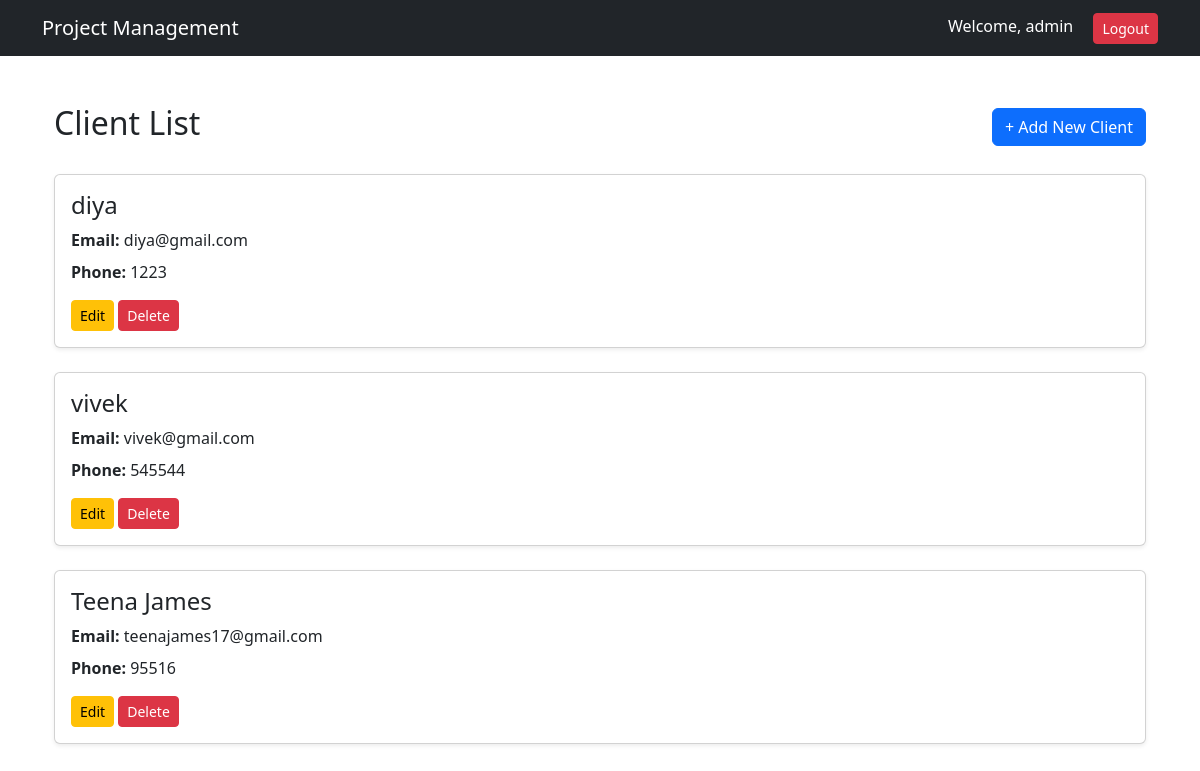
The app's page /clientlist/ (signed in) with its own data.
### core/models.py (models this page shows, shortened)
class CustomUser(AbstractUser):
    USER_TYPE_CHOICES = (
        ('admin', 'Admin'),
        ('employee', 'Employee'),
    )
    user_type = models.CharField(max_length=20, choices=USER_TYPE_CHOICES, default='employee')
    phone = models.CharField(max_length=15, blank=True, null=True)
    profile_image = models.ImageField(upload_to='profiles/', blank=True, null=True)

class Client(models.Model):
    name = models.CharField(max_length=200)
    email = models.EmailField()
    company = models.CharField(max_length=50)
    phone = models.CharField(max_length=15)
    created_at = models.DateTimeField(auto_now_add=True)

### core/views.py (the view)
# urls.py: path('clientlist/', clientlistfn),
@admin_required
def clientlistfn(request):
    clients = Client.objects.all()
    return render(request, 'clientlist.html', {'clients': clients})

### core/templates/clientlist.html
{% extends "base.html" %}
{% block content %}
<div class="container mt-5">
    <div class="d-flex justify-content-between align-items-center mb-4">
        <h2>Client List</h2>
        <a href="/clientcreate/" class="btn btn-primary">+ Add New Client</a>
    </div>
    {% for client in clients %}
        <div class="card shadow-sm mb-4">
            <div class="card-body">
                <h4 class="card-title">{{ client.name }}</h4>
                <p class="mb-2">
                    <strong>Email:</strong> {{ client.email }}
                </p>
                <p class="mb-2">
                    <strong>Phone:</strong> {{ client.phone }}
                </p>
            <div class="mt-3">
                <a href="/clientupdate/{{ client.id }}/" class="btn btn-warning btn-sm">Edit</a>
                <a href="/clientdelete/{{ client.id }}/"
                onclick="return confirm('Are you sure you want to delete this client?')"
                class="btn btn-danger btn-sm">
                Delete
                </a>
                </div>
            </div>
        </div>
    {% empty %}
        <div class="alert alert-info">
            No clients available.
        </div>
    {% endfor %}
</div>
{% endblock %}

### core/templates/base.html (shortened to what this page needs)
{% load static %}
<!DOCTYPE html>
<html>
    <link href="https://cdn.jsdelivr.net/npm/bootstrap@5.3.2/dist/css/bootstrap.min.css" rel="stylesheet">
      {% load static %}
    <link rel="stylesheet" href="{% static 'css/style.css' %}">
</head>
<body>
<nav class="navbar navbar-expand-lg navbar-dark bg-dark">
    <div class="container">
        <a class="navbar-brand" href="/">Project Management</a>
        <div class="ms-auto">
            {% if user.is_authenticated %}
                <span class="text-white me-3">
                    Welcome, {{ user.username }}
                </span>
                <a href="/logout/" class="btn btn-danger btn-sm">
                    Logout
                </a>
            {% endif %}
        </div>
    </div>
</nav>
<div class="container mt-4">
    {% block content %}
    {% endblock %}
</div>
</body>
</html>

### records on screen
CustomUser: username "admin"
Client: name "diya", email "diya@gmail.com", phone "1223"
Client: name "vivek", email "vivek@gmail.com", phone "545544"
Client: name "Teena James", email "teenajames17@gmail.com", phone "95516"
